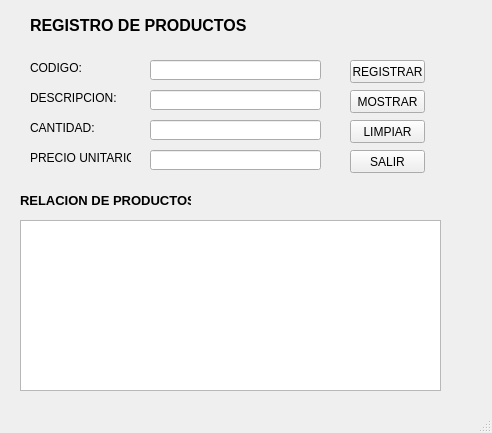
<?xml version="1.0" encoding="UTF-8"?>
<ui version="4.0">
 <class>MainWindow</class>
 <widget class="QMainWindow" name="MainWindow">
  <property name="geometry">
   <rect>
    <x>0</x>
    <y>0</y>
    <width>492</width>
    <height>433</height>
   </rect>
  </property>
  <property name="windowTitle">
   <string>MainWindow</string>
  </property>
  <widget class="QWidget" name="centralwidget">
   <widget class="QPushButton" name="btnRegistrar">
    <property name="geometry">
     <rect>
      <x>350</x>
      <y>60</y>
      <width>75</width>
      <height>23</height>
     </rect>
    </property>
    <property name="text">
     <string>REGISTRAR</string>
    </property>
   </widget>
   <widget class="QPushButton" name="btnLimpiar">
    <property name="geometry">
     <rect>
      <x>350</x>
      <y>120</y>
      <width>75</width>
      <height>23</height>
     </rect>
    </property>
    <property name="text">
     <string>LIMPIAR</string>
    </property>
   </widget>
   <widget class="QPushButton" name="btnSalir">
    <property name="geometry">
     <rect>
      <x>350</x>
      <y>150</y>
      <width>75</width>
      <height>23</height>
     </rect>
    </property>
    <property name="text">
     <string>SALIR</string>
    </property>
   </widget>
   <widget class="QTextEdit" name="txtS">
    <property name="geometry">
     <rect>
      <x>20</x>
      <y>220</y>
      <width>421</width>
      <height>171</height>
     </rect>
    </property>
   </widget>
   <widget class="QPushButton" name="btnMostrar">
    <property name="geometry">
     <rect>
      <x>350</x>
      <y>90</y>
      <width>75</width>
      <height>23</height>
     </rect>
    </property>
    <property name="text">
     <string>MOSTRAR</string>
    </property>
   </widget>
   <widget class="QLabel" name="label">
    <property name="geometry">
     <rect>
      <x>30</x>
      <y>90</y>
      <width>111</width>
      <height>16</height>
     </rect>
    </property>
    <property name="text">
     <string>DESCRIPCION:</string>
    </property>
   </widget>
   <widget class="QLabel" name="label_2">
    <property name="geometry">
     <rect>
      <x>30</x>
      <y>60</y>
      <width>101</width>
      <height>16</height>
     </rect>
    </property>
    <property name="text">
     <string>CODIGO:</string>
    </property>
   </widget>
   <widget class="QLabel" name="label_3">
    <property name="geometry">
     <rect>
      <x>30</x>
      <y>120</y>
      <width>111</width>
      <height>16</height>
     </rect>
    </property>
    <property name="text">
     <string>CANTIDAD:</string>
    </property>
   </widget>
   <widget class="QLabel" name="label_4">
    <property name="geometry">
     <rect>
      <x>30</x>
      <y>150</y>
      <width>101</width>
      <height>16</height>
     </rect>
    </property>
    <property name="text">
     <string>PRECIO UNITARIO:</string>
    </property>
   </widget>
   <widget class="QLineEdit" name="txtCodigo">
    <property name="geometry">
     <rect>
      <x>150</x>
      <y>60</y>
      <width>171</width>
      <height>20</height>
     </rect>
    </property>
   </widget>
   <widget class="QLineEdit" name="txtDescripcion">
    <property name="geometry">
     <rect>
      <x>150</x>
      <y>90</y>
      <width>171</width>
      <height>20</height>
     </rect>
    </property>
   </widget>
   <widget class="QLineEdit" name="txtCantidad">
    <property name="geometry">
     <rect>
      <x>150</x>
      <y>120</y>
      <width>171</width>
      <height>20</height>
     </rect>
    </property>
   </widget>
   <widget class="QLineEdit" name="txtPrecioUnitario">
    <property name="geometry">
     <rect>
      <x>150</x>
      <y>150</y>
      <width>171</width>
      <height>20</height>
     </rect>
    </property>
   </widget>
   <widget class="QLabel" name="label_5">
    <property name="geometry">
     <rect>
      <x>30</x>
      <y>10</y>
      <width>231</width>
      <height>31</height>
     </rect>
    </property>
    <property name="font">
     <font>
      <pointsize>12</pointsize>
      <weight>75</weight>
      <bold>true</bold>
     </font>
    </property>
    <property name="text">
     <string>REGISTRO DE PRODUCTOS</string>
    </property>
   </widget>
   <widget class="QLabel" name="label_6">
    <property name="geometry">
     <rect>
      <x>20</x>
      <y>190</y>
      <width>171</width>
      <height>21</height>
     </rect>
    </property>
    <property name="font">
     <font>
      <pointsize>10</pointsize>
      <weight>75</weight>
      <bold>true</bold>
     </font>
    </property>
    <property name="text">
     <string>RELACION DE PRODUCTOS</string>
    </property>
   </widget>
  </widget>
  <widget class="QMenuBar" name="menubar">
   <property name="geometry">
    <rect>
     <x>0</x>
     <y>0</y>
     <width>492</width>
     <height>21</height>
    </rect>
   </property>
  </widget>
  <widget class="QStatusBar" name="statusbar"/>
 </widget>
 <resources/>
 <connections/>
</ui>
